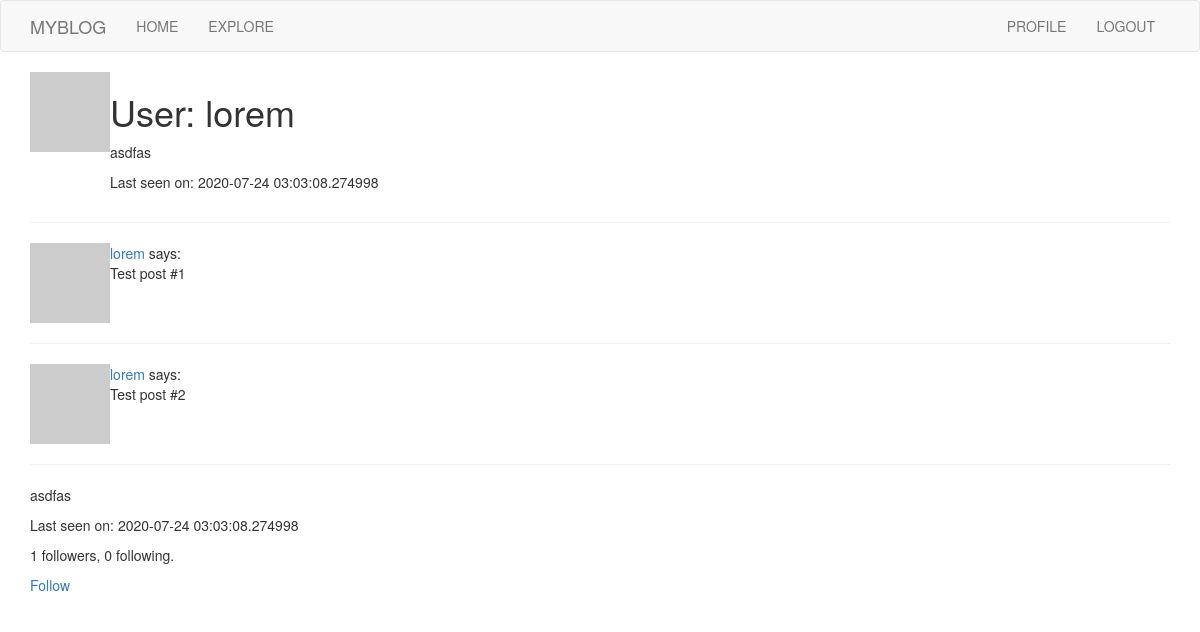
The app's page /user/lorem (signed in) with its own data.
### app/models.py (models this page shows, shortened)
class User(UserMixin, db.Model):
    id = db.Column(db.Integer, primary_key=True)
    username = db.Column(db.String(64), index=True, unique=True)
    email = db.Column(db.String(120), index=True, unique=True)
    password_hash = db.Column(db.String(128))
    posts = db.relationship('Post', backref='author', lazy='dynamic')
    about_me = db.Column(db.String(140))
    last_seen = db.Column(db.DateTime, default=datetime.utcnow)
    def avatar(self, size):
        digest = md5(self.email.lower().encode('utf-8')).hexdigest()
        return 'https://www.gravatar.com/avatar/{}?d=identicon&s={}'.format(digest, size)
    def is_following(self, user):
        return self.followed.filter(followers.c.followed_id == user.id).count() > 0
    followed = db.relationship(
        'User', secondary=followers,
        primaryjoin=(followers.c.follower_id == id),
        secondaryjoin=(followers.c.followed_id == id),
        backref=db.backref('followers', lazy='dynamic'), lazy='dynamic'
    )

### app/routes.py (the view)
@app.route('/user/<username>')
@login_required
def user(username):
    user = User.query.filter_by(username=username).first_or_404()
    posts = [
        {'author': user, 'body': 'Test post #1'},
        {'author': user, 'body': 'Test post #2'}
    ]
    return render_template('user.html', user=user, posts=posts)

### app/models.py (called while the page is built)
@login.user_loader
def load_user(id):
    return User.query.get(int(id))

### app/routes.py (called while the page is built)
@app.before_request
def before_request():
    if current_user.is_authenticated:
        current_user.last_seen = datetime.utcnow()
        db.session.commit()

### app/templates/user.html
{% extends "base.html" %}
{% block app_content %}
    <table>
        <tr valign="top">
            <td><img src="{{ user.avatar(128) }}" alt=""></td>
            <td>
                <h1>User: {{ user.username }} </h1>
                {% if user.about_me %} <p>{{ user.about_me }}</p> {% endif %}
                {% if user.last_seen %} <p>Last seen on: {{ user.last_seen }}</p> {% endif %}
            </td>
        </tr>
    </table>
    <hr>
    {% for post in posts %}
    <table>
        {% include '_post.html' %}
        <hr>
    </table>
    {% endfor %}
    {% if user.about_me %} <p>{{user.about_me }}</p>{% endif %}
    {% if user.last_seen %} <p>Last seen on: {{ user.last_seen }}</p> {% endif %}
    <p>{{ user.followers.count() }} followers, {{ user.followed.count() }} following. </p>
    {% if user == current_user %}
        <p><a href="{{ url_for('edit_profile') }}">Edit your profile</a></p>
    {% elif not current_user.is_following(user) %}
        <p><a href="{{ url_for('follow', username=user.username) }}">Follow</a></p>
    {% else %}
        <p><a href="{{ url_for('unfollow', username=user.username) }}">Unfollow</a></p>
    {% endif %}
{% endblock %}

### app/templates/_post.html
<table>
    <tr valign="top">
        <td width="70px">
            <a href="{{ url_for('user', username=post.author.username) }}">
                <img src="{{ post.author.avatar(70) }}" alt="">
            </a>
        </td>
        <td>
            <a href="{{ url_for('user', username=post.author.username) }}">
                {{ post.author.username }}
            </a>
            says: <br>{{ post.body }}
        </td>
    </tr>
</table>

### records on screen
User: username "lorem", about_me "asdfas", last_seen "2020-07-24 03:03:08.274998", author.username "lorem" "lorem"

### other values on screen
{{ post.body }} "Test post #1" "Test post #2"
{{ user.followers.count() }} "1"
{{ user.followed.count() }} "0"
